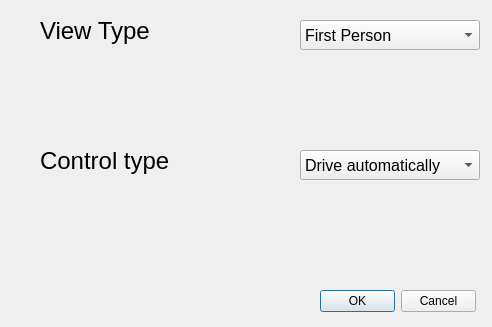
<?xml version="1.0" encoding="UTF-8"?>
<ui version="4.0">
 <class>Dialog</class>
 <widget class="QDialog" name="Dialog">
  <property name="geometry">
   <rect>
    <x>0</x>
    <y>0</y>
    <width>492</width>
    <height>327</height>
   </rect>
  </property>
  <property name="windowTitle">
   <string>Dialog</string>
  </property>
  <widget class="QDialogButtonBox" name="buttonBoxSimDia">
   <property name="geometry">
    <rect>
     <x>320</x>
     <y>290</y>
     <width>156</width>
     <height>23</height>
    </rect>
   </property>
   <property name="orientation">
    <enum>Qt::Horizontal</enum>
   </property>
   <property name="standardButtons">
    <set>QDialogButtonBox::Cancel|QDialogButtonBox::Ok</set>
   </property>
  </widget>
  <widget class="QLabel" name="BLViewSim">
   <property name="geometry">
    <rect>
     <x>40</x>
     <y>10</y>
     <width>131</width>
     <height>41</height>
    </rect>
   </property>
   <property name="font">
    <font>
     <family>Segoe UI</family>
     <pointsize>18</pointsize>
    </font>
   </property>
   <property name="text">
    <string>View Type</string>
   </property>
  </widget>
  <widget class="QComboBox" name="cobBoxViewSimDia">
   <property name="geometry">
    <rect>
     <x>300</x>
     <y>20</y>
     <width>180</width>
     <height>30</height>
    </rect>
   </property>
   <property name="font">
    <font>
     <family>Segoe UI</family>
     <pointsize>12</pointsize>
    </font>
   </property>
   <item>
    <property name="text">
     <string>First Person</string>
    </property>
   </item>
   <item>
    <property name="text">
     <string>Left</string>
    </property>
   </item>
   <item>
    <property name="text">
     <string>Human Driving</string>
    </property>
   </item>
  </widget>
  <widget class="QLabel" name="BLConSimDia">
   <property name="geometry">
    <rect>
     <x>40</x>
     <y>140</y>
     <width>141</width>
     <height>41</height>
    </rect>
   </property>
   <property name="font">
    <font>
     <family>Segoe UI</family>
     <pointsize>18</pointsize>
    </font>
   </property>
   <property name="text">
    <string>Control type</string>
   </property>
  </widget>
  <widget class="QComboBox" name="cobBoxConSimDia">
   <property name="geometry">
    <rect>
     <x>300</x>
     <y>150</y>
     <width>180</width>
     <height>30</height>
    </rect>
   </property>
   <property name="font">
    <font>
     <family>Segoe UI</family>
     <pointsize>12</pointsize>
    </font>
   </property>
   <item>
    <property name="text">
     <string>Drive automatically</string>
    </property>
   </item>
   <item>
    <property name="text">
     <string>manually</string>
    </property>
   </item>
  </widget>
 </widget>
 <resources/>
 <connections>
  <connection>
   <sender>buttonBoxSimDia</sender>
   <signal>accepted()</signal>
   <receiver>Dialog</receiver>
   <slot>accept()</slot>
   <hints>
    <hint type="sourcelabel">
     <x>248</x>
     <y>254</y>
    </hint>
    <hint type="destinationlabel">
     <x>157</x>
     <y>274</y>
    </hint>
   </hints>
  </connection>
  <connection>
   <sender>buttonBoxSimDia</sender>
   <signal>rejected()</signal>
   <receiver>Dialog</receiver>
   <slot>reject()</slot>
   <hints>
    <hint type="sourcelabel">
     <x>316</x>
     <y>260</y>
    </hint>
    <hint type="destinationlabel">
     <x>286</x>
     <y>274</y>
    </hint>
   </hints>
  </connection>
 </connections>
</ui>
